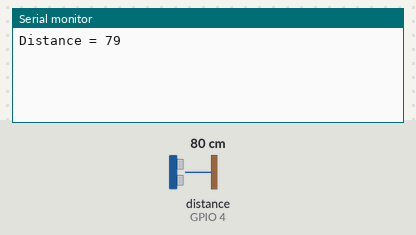
The sketch below on a simulated ESP8266 (Wemos D1 mini). On the bench: the last lines printed to the serial monitor. Wiring (inferred from the names in the program): ultrasonic range finder: trigger GPIO 5; echo GPIO 4. The test bench sets the inputs (shaded band); at power-on: distance to the obstacle (sensor on GPIO 4) 80 cm. The echo pulse lasts 58.3 µs per cm.

Above: at 3.1 s.
3.2 s: distance to the obstacle (sensor on GPIO 4) set to 2 cm
At 4.4 s:
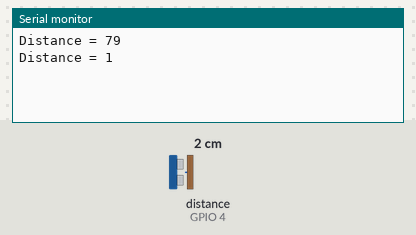
4.7 s: distance to the obstacle (sensor on GPIO 4) set to 4 cm
At 5.3 s:
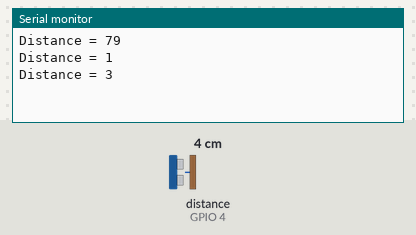
Timing chart, 0 to 7.7 s (numbered marks = the images above; inputs shaded):
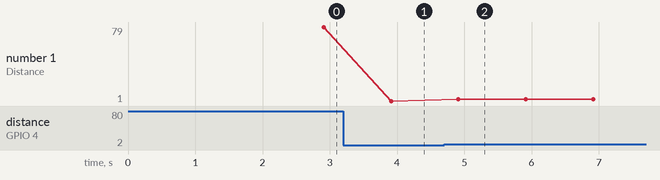

Measured:
- after the input at 3.2 s, the serial monitor: prints a new line after 0.71 s (image 1)
- after the input at 4.7 s, the serial monitor: prints a new line after 0.21 s (image 2)
- plotted number 1: 79 → 1 after the input at 3.2 s, 1 → 3 after the input at 4.7 s

The sketch:

UltrasonicSensor_ESP8266_Blynk.ino
```cpp
#define BLYNK_TEMPLATE_ID "TMPLJKNkKkzy"
#define BLYNK_DEVICE_NAME "ESP8266"

#define BLYNK_FIRMWARE_VERSION        "0.1.0"

#define BLYNK_PRINT Serial
//#define BLYNK_DEBUG

//#define APP_DEBUG

#include "BlynkEdgent.h"

BlynkTimer timer;

#define  trig  5
#define  echo  4

long duration;
int distance;

void setup()
{
  pinMode(trig, OUTPUT);
  pinMode(echo, INPUT);
  Serial.begin(9600);
  delay(100);

  BlynkEdgent.begin();
  timer.setInterval(1000L, sendSensor);
}

void loop() {
  BlynkEdgent.run();
  timer.run();
}

void sendSensor()
{
  digitalWrite(trig, LOW);
  delayMicroseconds(2);

  digitalWrite(trig, HIGH);
  delayMicroseconds(10);
  digitalWrite(trig, LOW);

  duration = pulseIn(echo, HIGH);
  distance = duration * 0.034 / 2;

  Serial.print("Distance = ");
  Serial.println(distance);

  Blynk.virtualWrite(V0, distance);
  delay(1000);
}
```
